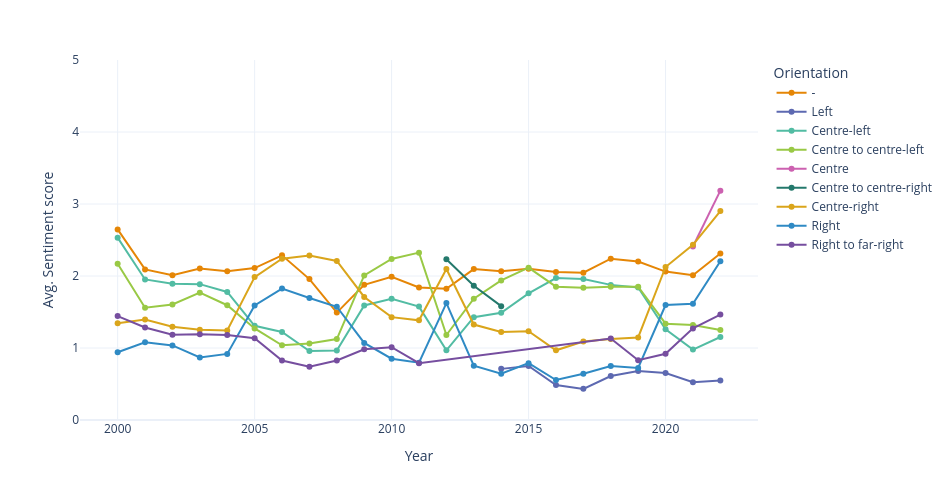

Write notebook code for a chart like this one.
### Code cell
#Political orientation x Sentiment scores (across years)
# Plot sample trends per "Month", use "Year" for better full dataset visualisations


status_term = df.groupby(["Party_orientation", "Year"]).agg({"Senti_n":"mean"}).reset_index()
status_term

fig=px.line(status_term, x="Year", y="Senti_n", color="Party_orientation", category_orders={"Party_orientation":["-", "Left", "Centre-left", "Centre to centre-left", "Centre", "Centre to centre-right", "Centre-right", "Right", "Right to far-right"]}, markers=True, 
            color_discrete_sequence=px.colors.qualitative.Vivid)
fig.update_layout(
    height=500,  
    width=950,
    yaxis=dict(range=[0, 5]),

    yaxis_title='Avg. Sentiment score',
    legend_title='Orientation',
    template='plotly_white',
)


fig.show()

### Figure 1 — Plotly figure (JSON) as saved in the notebook; plotly's stock layout.template omitted (floating-point values rounded to 4 significant figures)
{"data": [{"hovertemplate": "Party_orientation=-<br>Year=%{x}<br>Senti_n=%{y}<extra></extra>", "legendgroup": "-", "line": {"color": "rgb(229, 134, 6)", "dash": "solid"}, "marker": {"symbol": "circle"}, "mode": "lines+markers", "name": "-", "orientation": "v", "showlegend": true, "type": "scatter", "x": [2000, 2001, 2002, 2003, 2004, 2005, 2006, 2007, 2008, 2009, 2010, 2011, 2012, 2013, 2014, 2015, 2016, 2017, 2018, 2019, 2020, 2021, 2022], "xaxis": "x", "y": [2.647, 2.092, 2.01, 2.105, 2.066, 2.111, 2.287, 1.957, 1.492, 1.878, 1.99, 1.841, 1.822, 2.096, 2.066, 2.101, 2.056, 2.046, 2.241, 2.201, 2.061, 2.012, 2.313], "yaxis": "y"}, {"hovertemplate": "Party_orientation=Left<br>Year=%{x}<br>Senti_n=%{y}<extra></extra>", "legendgroup": "Left", "line": {"color": "rgb(93, 105, 177)", "dash": "solid"}, "marker": {"symbol": "circle"}, "mode": "lines+markers", "name": "Left", "orientation": "v", "showlegend": true, "type": "scatter", "x": [2014, 2015, 2016, 2017, 2018, 2019, 2020, 2021, 2022], "xaxis": "x", "y": [0.7101, 0.7501, 0.4852, 0.4324, 0.6112, 0.6806, 0.6535, 0.526, 0.5478], "yaxis": "y"}, {"hovertemplate": "Party_orientation=Centre-left<br>Year=%{x}<br>Senti_n=%{y}<extra></extra>", "legendgroup": "Centre-left", "line": {"color": "rgb(82, 188, 163)", "dash": "solid"}, "marker": {"symbol": "circle"}, "mode": "lines+markers", "name": "Centre-left", "orientation": "v", "showlegend": true, "type": "scatter", "x": [2000, 2001, 2002, 2003, 2004, 2005, 2006, 2007, 2008, 2009, 2010, 2011, 2012, 2013, 2014, 2015, 2016, 2017, 2018, 2019, 2020, 2021, 2022], "xaxis": "x", "y": [2.533, 1.952, 1.891, 1.887, 1.778, 1.308, 1.223, 0.9576, 0.964, 1.591, 1.684, 1.575, 0.9679, 1.428, 1.49, 1.759, 1.972, 1.958, 1.877, 1.841, 1.259, 0.9786, 1.153], "yaxis": "y"}, {"hovertemplate": "Party_orientation=Centre to centre-left<br>Year=%{x}<br>Senti_n=%{y}<extra></extra>", "legendgroup": "Centre to centre-left", "line": {"color": "rgb(153, 201, 69)", "dash": "solid"}, "marker": {"symbol": "circle"}, "mode": "lines+markers", "name": "Centre to centre-left", "orientation": "v", "showlegend": true, "type": "scatter", "x": [2000, 2001, 2002, 2003, 2004, 2005, 2006, 2007, 2008, 2009, 2010, 2011, 2012, 2013, 2014, 2015, 2016, 2017, 2018, 2019, 2020, 2021, 2022], "xaxis": "x", "y": [2.171, 1.56, 1.605, 1.768, 1.594, 1.271, 1.037, 1.063, 1.124, 2.008, 2.236, 2.324, 1.181, 1.684, 1.939, 2.116, 1.852, 1.837, 1.851, 1.851, 1.338, 1.32, 1.25], "yaxis": "y"}, {"hovertemplate": "Party_orientation=Centre<br>Year=%{x}<br>Senti_n=%{y}<extra></extra>", "legendgroup": "Centre", "line": {"color": "rgb(204, 97, 176)", "dash": "solid"}, "marker": {"symbol": "circle"}, "mode": "lines+markers", "name": "Centre", "orientation": "v", "showlegend": true, "type": "scatter", "x": [2021, 2022], "xaxis": "x", "y": [2.41, 3.185], "yaxis": "y"}, {"hovertemplate": "Party_orientation=Centre to centre-right<br>Year=%{x}<br>Senti_n=%{y}<extra></extra>", "legendgroup": "Centre to centre-right", "line": {"color": "rgb(36, 121, 108)", "dash": "solid"}, "marker": {"symbol": "circle"}, "mode": "lines+markers", "name": "Centre to centre-right", "orientation": "v", "showlegend": true, "type": "scatter", "x": [2012, 2013, 2014], "xaxis": "x", "y": [2.233, 1.864, 1.581], "yaxis": "y"}, {"hovertemplate": "Party_orientation=Centre-right<br>Year=%{x}<br>Senti_n=%{y}<extra></extra>", "legendgroup": "Centre-right", "line": {"color": "rgb(218, 165, 27)", "dash": "solid"}, "marker": {"symbol": "circle"}, "mode": "lines+markers", "name": "Centre-right", "orientation": "v", "showlegend": true, "type": "scatter", "x": [2000, 2001, 2002, 2003, 2004, 2005, 2006, 2007, 2008, 2009, 2010, 2011, 2012, 2013, 2014, 2015, 2016, 2017, 2018, 2019, 2020, 2021, 2022], "xaxis": "x", "y": [1.345, 1.397, 1.294, 1.255, 1.242, 1.984, 2.24, 2.285, 2.209, 1.709, 1.429, 1.384, 2.098, 1.326, 1.223, 1.234, 0.9684, 1.09, 1.126, 1.147, 2.125, 2.433, 2.903], "yaxis": "y"}, {"hovertemplate": "Party_orientation=Right<br>Year=%{x}<br>Senti_n=%{y}<extra></extra>", "legendgroup": "Right", "line": {"color": "rgb(47, 138, 196)", "dash": "solid"}, "marker": {"symbol": "circle"}, "mode": "lines+markers", "name": "Right", "orientation": "v", "showlegend": true, "type": "scatter", "x": [2000, 2001, 2002, 2003, 2004, 2005, 2006, 2007, 2008, 2009, 2010, 2011, 2012, 2013, 2014, 2015, 2016, 2017, 2018, 2019, 2020, 2021, 2022], "xaxis": "x", "y": [0.9416, 1.08, 1.036, 0.8689, 0.9182, 1.592, 1.826, 1.694, 1.573, 1.071, 0.8512, 0.7965, 1.624, 0.7535, 0.6425, 0.7895, 0.5548, 0.6417, 0.7485, 0.7235, 1.597, 1.615, 2.204], "yaxis": "y"}, {"hovertemplate": "Party_orientation=Right to far-right<br>Year=%{x}<br>Senti_n=%{y}<extra></extra>", "legendgroup": "Right to far-right", "line": {"color": "rgb(118, 78, 159)", "dash": "solid"}, "marker": {"symbol": "circle"}, "mode": "lines+markers", "name": "Right to far-right", "orientation": "v", "showlegend": true, "type": "scatter", "x": [2000, 2001, 2002, 2003, 2004, 2005, 2006, 2007, 2008, 2009, 2010, 2011, 2018, 2019, 2020, 2021, 2022], "xaxis": "x", "y": [1.444, 1.285, 1.185, 1.19, 1.181, 1.135, 0.8269, 0.741, 0.8259, 0.9828, 1.01, 0.789, 1.131, 0.8293, 0.9193, 1.272, 1.464], "yaxis": "y"}], "layout": {"height": 500, "legend": {"title": {"text": "Orientation"}, "tracegroupgap": 0}, "margin": {"t": 60}, "width": 950, "xaxis": {"anchor": "y", "domain": [0, 1], "title": {"text": "Year"}}, "yaxis": {"anchor": "x", "domain": [0, 1], "range": [0, 5], "title": {"text": "Avg. Sentiment score"}}}}
